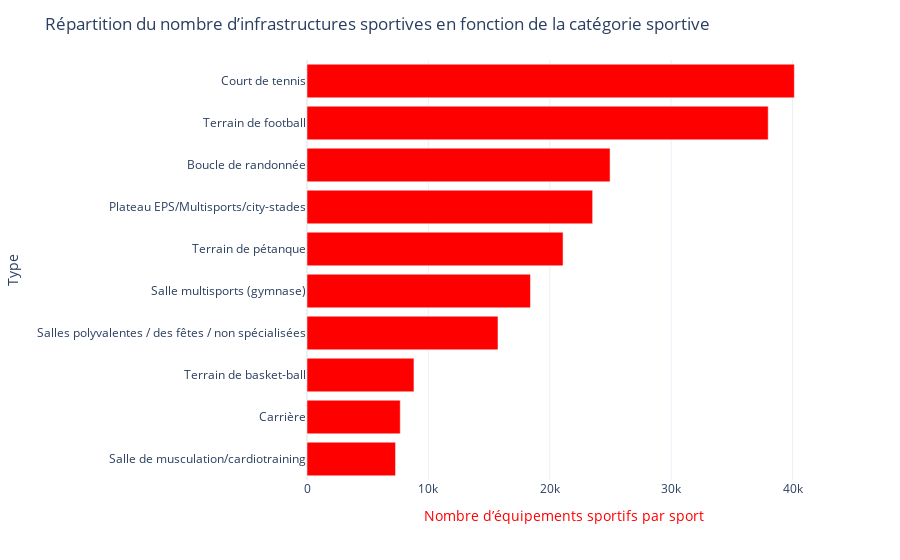

Notebook code cell kept with this figure:
### Markdown cell above
Afin de rendre cela plus visible, nous réalisons un diagramme en bâtons représentant les 10 sports ayant le plus d'équipements sportifs en France.

### Code cell
# Diagramme en bâtons dynamique (1)
fig = px.bar(df1.sort_values('Nombre', ascending=False).head(10).sort_values('Nombre', ascending=True), orientation='h', x='Nombre',
             y='Type', color_discrete_sequence=["red"], template="plotly_white") # Construction du diagrammes en bâtons (couleur rouge et orientation horizontale)

fig.update_layout(
    title='Répartition du nombre d’infrastructures sportives en fonction de la catégorie sportive', # Titre du graphe
    xaxis_title='Nombre d’équipements sportifs par sport') # Nom de l'axe des abscisses
fig.update_xaxes(title_font=dict(color='red')) # Titre de l'axe en rouge

### Figure 1 — Plotly figure (JSON) as saved in the notebook; plotly's stock layout.template omitted (floating-point values rounded to 4 significant figures)
{"data": [{"alignmentgroup": "True", "hovertemplate": "Nombre=%{x}<br>Type=%{y}<extra></extra>", "legendgroup": "", "marker": {"color": "red", "pattern": {"shape": ""}}, "name": "", "offsetgroup": "", "orientation": "h", "showlegend": false, "textposition": "auto", "type": "bar", "x": [7293, 7682, 8811, 15733, 18408, 21093, 23531, 24966, 37993, 40146], "xaxis": "x", "y": ["Salle de musculation/cardiotraining", "Carrière", "Terrain de basket-ball", "Salles polyvalentes / des fêtes / non spécialisées", "Salle multisports (gymnase)", "Terrain de pétanque", "Plateau EPS/Multisports/city-stades", "Boucle de randonnée", "Terrain de football", "Court de tennis"], "yaxis": "y"}], "layout": {"autosize": true, "barmode": "relative", "legend": {"tracegroupgap": 0}, "margin": {"t": 60}, "title": {"text": "Répartition du nombre d’infrastructures sportives en fonction de la catégorie sportive"}, "xaxis": {"anchor": "y", "autorange": true, "domain": [0, 1], "range": [0, 42260.0], "title": {"font": {"color": "red"}, "text": "Nombre d’équipements sportifs par sport"}, "type": "linear"}, "yaxis": {"anchor": "x", "autorange": true, "domain": [0, 1], "range": [-0.5, 9.5], "title": {"text": "Type"}, "type": "category"}}}
